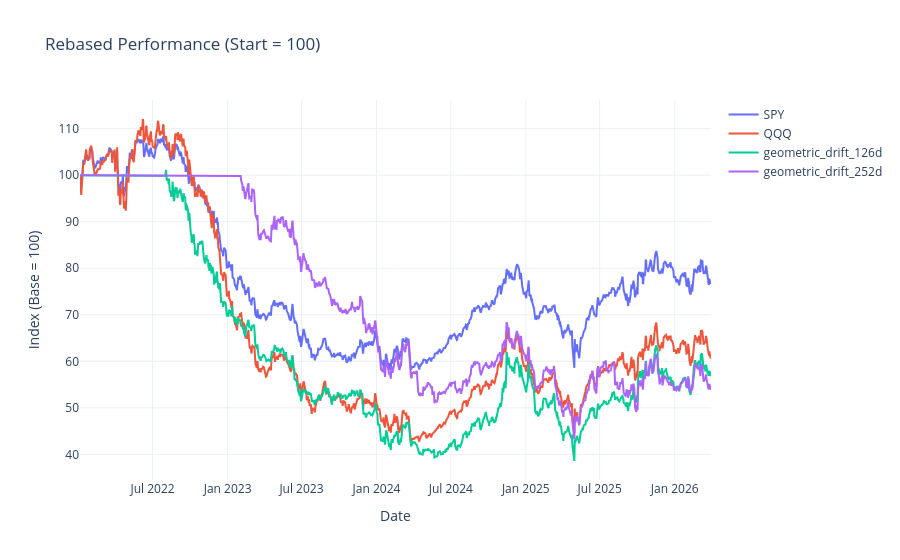

Notebook cell for this chart:
### Code cell
peek_sim_id = 0

df_nav_peek = bootstrap_compare.build_world_nav(
    peek_sim_id,
    price_tensor[peek_sim_id],
    volume_tensor[peek_sim_id],
    dates_index,
    eng_tickers,
    eng_rebalance_dates,
    SCORER_CONFIGS,
    bench_tickers,
)

analysis.plot_rebased_performance(df_nav_peek)

### Figure 1 — Plotly figure (JSON) as saved in the notebook; plotly's stock layout.template omitted (floating-point values rounded to 4 significant figures; data arrays with more than 128 entries replaced by an {"elided": "..."} marker saying what was removed)
{"data": [{"hovertemplate": "<b>%{fullData.name}</b><br>Date: %{x|%b %d, %Y}<br>Value: %{y:.2f}<extra></extra>", "mode": "lines", "name": "SPY", "type": "scatter", "x": {"elided": "1063 str values"}, "y": {"elided": "1063 float values"}}, {"hovertemplate": "<b>%{fullData.name}</b><br>Date: %{x|%b %d, %Y}<br>Value: %{y:.2f}<extra></extra>", "mode": "lines", "name": "QQQ", "type": "scatter", "x": {"elided": "1063 str values"}, "y": {"elided": "1063 float values"}}, {"hovertemplate": "<b>%{fullData.name}</b><br>Date: %{x|%b %d, %Y}<br>Value: %{y:.2f}<extra></extra>", "mode": "lines", "name": "geometric_drift_126d", "type": "scatter", "x": {"elided": "1063 str values"}, "y": {"elided": "1063 float values"}}, {"hovertemplate": "<b>%{fullData.name}</b><br>Date: %{x|%b %d, %Y}<br>Value: %{y:.2f}<extra></extra>", "mode": "lines", "name": "geometric_drift_252d", "type": "scatter", "x": {"elided": "1063 str values"}, "y": {"elided": "1063 float values"}}], "layout": {"hovermode": "closest", "legend": {"orientation": "v", "x": 1.02, "xanchor": "left", "y": 1, "yanchor": "top"}, "title": {"text": "Rebased Performance (Start = 100)"}, "xaxis": {"title": {"text": "Date"}}, "yaxis": {"title": {"text": "Index (Base = 100)"}}}}
